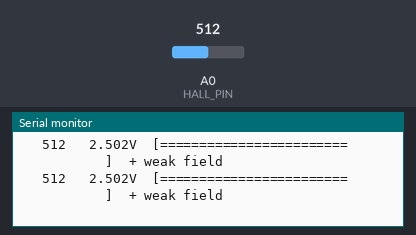
The sketch below on a simulated Arduino Nano, built with avr-gcc and run on an emulated ATmega328P. Parts: the last lines printed to the serial monitor. Inputs (shaded band) come from the test bench; at power-on: A0 (HALL_PIN) = 512.

Above: at 1.2 s.
1.3 s: A0 (HALL_PIN) set to 716
At 1.38 s:
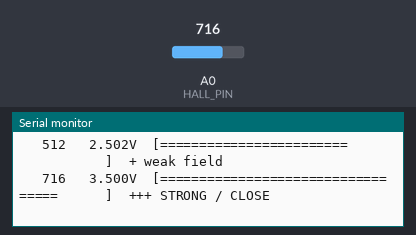
3.2 s: A0 (HALL_PIN) set to 900
At 3.21 s:
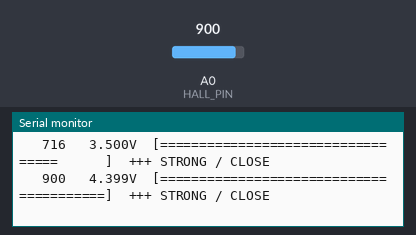
5.1 s: A0 (HALL_PIN) set to 1010
At 5.15 s:
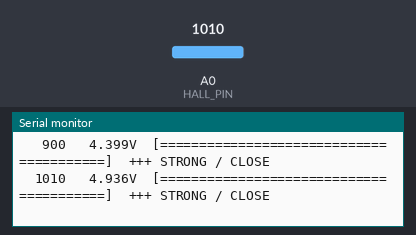
7.0 s: A0 (HALL_PIN) set to 306
At 7.08 s:
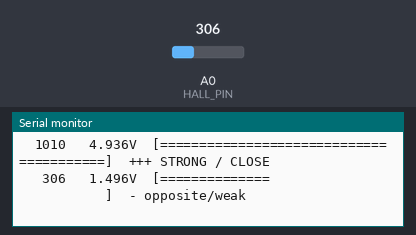
8.9 s: A0 (HALL_PIN) set to 122
At 8.91 s:
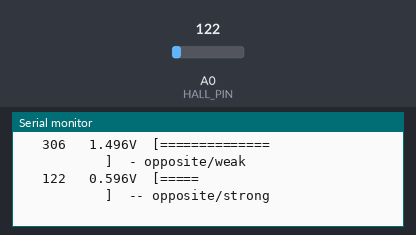
10.8 s: A0 (HALL_PIN) set to 90
At 10.84 s:
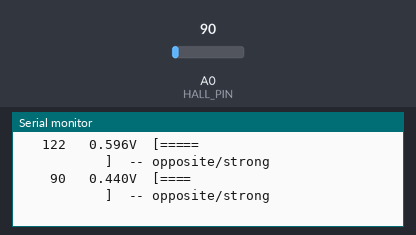

Measured:
- after the input at 1.3 s, the serial monitor: prints a new line after 0.08 s (image 1)
- after the input at 3.2 s, the serial monitor: prints a new line at once (image 2)
- after the input at 5.1 s, the serial monitor: prints a new line at once (image 3)
- after the input at 7.0 s, the serial monitor: prints a new line after 0.07 s (image 4)
- after the input at 8.9 s, the serial monitor: prints a new line at once (image 5)
- after the input at 10.8 s, the serial monitor: prints a new line at once (image 6)

The sketch:

hall_test.ino
```cpp
// ════════════════════════════════════════════════════════════════════════════
//  hall_test.ino  —  SS49E Hall Sensor Standalone Test
//  Target : Arduino Nano (ATmega328P @ 16 MHz)
//
//  Wiring:
//    SS49E Pin 1 VCC -> Arduino 5V
//    SS49E Pin 2 GND -> Arduino GND
//    SS49E Pin 3 OUT -> 1kOhm -> A0  (100nF to GND after resistor)
//
//  Open Serial Monitor at 115200 baud.
//
//  HOW TO READ:
//    No magnet/ball nearby  -> ADC ~512  (sensor at midpoint = 2.5V)
//    Ball closer to sensor  -> ADC rises toward 1023
//    Ball farther away      -> ADC falls toward 0
//    Use the bar [====    ] to see changes visually.
// ════════════════════════════════════════════════════════════════════════════

#include <avr/io.h>

#define HALL_PIN     A0
#define OVERSAMPLE   16       // ADC reads averaged per sample
#define PRINT_MS    100       // print interval (ms)
#define BAR_WIDTH    40       // width of ASCII bar graph

// ── Supply voltage ────────────────────────────────────────────────────────
// Set to match the actual VCC you wired to the SS49E.
// SS49E MINIMUM is 4.5V — 3.3V is BELOW SPEC (see warning at startup).
#define SENSOR_VCC   4.11f   // VIN pin measured — change to 5.0f when on 5V pin

// At SENSOR_VCC the SS49E output range is 0 .. SENSOR_VCC.
// On a 5V-AREF Nano: max ADC = SENSOR_VCC / 5.0 * 1023
#define ADC_MAX_EXPECTED  (int)(SENSOR_VCC / 5.0f * 1023.0f)   // ~675 at 3.3V
#define ADC_MID_EXPECTED  (int)(ADC_MAX_EXPECTED / 2)           // ~338 at 3.3V

// ─────────────────────────────────────────────────────────────────────────────

void setup() {
  Serial.begin(115200);
  pinMode(HALL_PIN, INPUT);

  // Speed up ADC: prescaler 16 -> 1 MHz ADC clock
#if defined(__AVR_ATmega328P__) || defined(__AVR_ATmega168__)
  ADCSRA = (ADCSRA & 0xF8) | 0x04;
#endif

  // Warm up ADC
  for (uint8_t i = 0; i < 16; i++) { analogRead(HALL_PIN); delayMicroseconds(50); }

  Serial.println(F("# ─────────────────────────────────────────────"));
  Serial.println(F("# SS49E Hall Sensor Test"));
  if (SENSOR_VCC < 4.5f) {
    Serial.println(F("# !! WARNING: SENSOR_VCC < 4.5V !!"));
    Serial.println(F("# SS49E minimum supply = 4.5V. At 3.3V readings"));
    Serial.println(F("# will be weak and unreliable. Move VCC to 5V pin."));
  }
  Serial.print  (F("# Sensor VCC = ")); Serial.print(SENSOR_VCC, 1); Serial.println(F("V"));
  Serial.print  (F("# No-field ADC expected ~ ")); Serial.println(ADC_MID_EXPECTED);
  Serial.print  (F("# Max ADC expected      ~ ")); Serial.println(ADC_MAX_EXPECTED);
  Serial.println(F("# ─────────────────────────────────────────────"));
  Serial.println(F("# ADC    Volts   Bar"));
  Serial.println(F("# ─────────────────────────────────────────────"));
}

void loop() {
  // Oversample
  uint32_t sum = 0;
  for (uint8_t i = 0; i < OVERSAMPLE; i++) {
    sum += (uint16_t)analogRead(HALL_PIN);
  }
  float adc   = (float)sum / (float)OVERSAMPLE;
  float volts = adc * (5.0f / 1023.0f);   // actual voltage on A0 pin

  // ── Print ADC value & voltage ─────────────────────────────────────────────
  Serial.print(F("  "));
  // Pad ADC to 4 chars
  if (adc < 1000) Serial.print(' ');
  if (adc < 100)  Serial.print(' ');
  if (adc < 10)   Serial.print(' ');
  Serial.print((int)adc);

  Serial.print(F("   "));
  Serial.print(volts, 3);
  Serial.print(F("V  ["));

  // ── ASCII bar graph ───────────────────────────────────────────────────────
  // Map ADC 0..ADC_MAX_EXPECTED to BAR_WIDTH chars
  int filled = (int)(adc / (float)ADC_MAX_EXPECTED * BAR_WIDTH);
  if (filled > BAR_WIDTH) filled = BAR_WIDTH;
  for (int i = 0; i < BAR_WIDTH; i++) {
    Serial.print(i < filled ? '=' : ' ');
  }
  Serial.print(F("]"));

  // ── Tag: relative to expected midpoint ──────────────────────────────────
  int mid  = ADC_MID_EXPECTED;
  int diff = (int)adc - mid;
  if (diff > -20 && diff < 20) {
    Serial.print(F("  ~ no field"));
  } else if (diff >= 20 && diff < (mid / 3)) {
    Serial.print(F("  + weak field"));
  } else if (diff >= (mid / 3) && diff < (mid * 2 / 3)) {
    Serial.print(F("  ++ medium field"));
  } else if (diff >= (mid * 2 / 3)) {
    Serial.print(F("  +++ STRONG / CLOSE"));
  } else if (diff < -20 && diff > -(mid / 3)) {
    Serial.print(F("  - opposite/weak"));
  } else if (diff <= -(mid / 3)) {
    Serial.print(F("  -- opposite/strong"));
  }

  Serial.println();
  delay(PRINT_MS);
}
```
